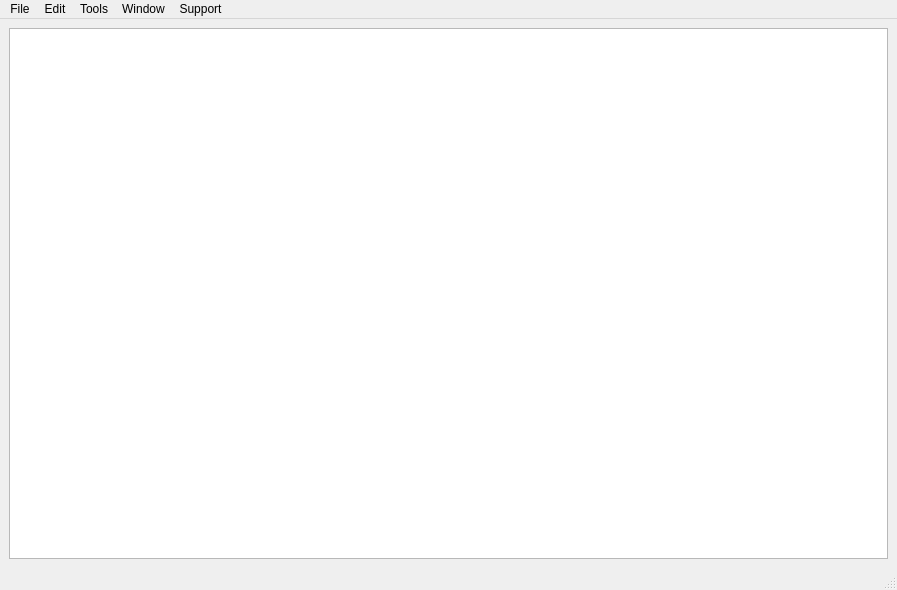
<?xml version="1.0" encoding="UTF-8"?>
<ui version="4.0">
 <class>FormEditor</class>
 <widget class="QMainWindow" name="FormEditor">
  <property name="geometry">
   <rect>
    <x>0</x>
    <y>0</y>
    <width>897</width>
    <height>590</height>
   </rect>
  </property>
  <property name="windowTitle">
   <string>Code Editor</string>
  </property>
  <property name="windowIcon">
   <iconset resource="../src/icons.qrc">
    <normaloff>:/favicon/LibreGE_Favicon.png</normaloff>:/favicon/LibreGE_Favicon.png</iconset>
  </property>
  <widget class="QWidget" name="centralwidget">
   <layout class="QHBoxLayout" name="horizontalLayout">
    <item>
     <widget class="QTextEdit" name="codeEdit1"/>
    </item>
   </layout>
  </widget>
  <widget class="QMenuBar" name="menubar">
   <property name="geometry">
    <rect>
     <x>0</x>
     <y>0</y>
     <width>897</width>
     <height>22</height>
    </rect>
   </property>
   <widget class="QMenu" name="menuFile">
    <property name="title">
     <string>File</string>
    </property>
   </widget>
   <widget class="QMenu" name="menuEdit">
    <property name="title">
     <string>Edit</string>
    </property>
   </widget>
   <widget class="QMenu" name="menuTools">
    <property name="title">
     <string>Tools</string>
    </property>
   </widget>
   <widget class="QMenu" name="menuWindow">
    <property name="title">
     <string>Window</string>
    </property>
   </widget>
   <widget class="QMenu" name="menuSupport">
    <property name="title">
     <string>Support</string>
    </property>
   </widget>
   <addaction name="menuFile"/>
   <addaction name="menuEdit"/>
   <addaction name="menuTools"/>
   <addaction name="menuWindow"/>
   <addaction name="menuSupport"/>
  </widget>
  <widget class="QStatusBar" name="statusbar"/>
 </widget>
 <resources>
  <include location="../src/icons.qrc"/>
 </resources>
 <connections/>
</ui>
